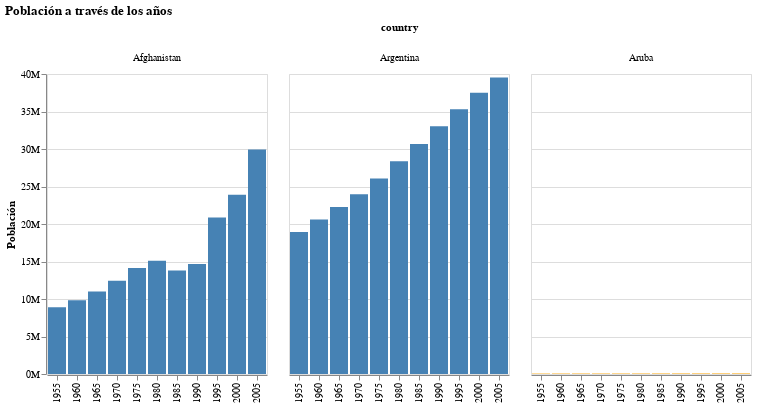

The notebook cell this image was saved under:
### Markdown cell above
## Ejemplo 2

### Code cell
slider_pob = alt.binding_range(min=100_000, max=50_000_000, step = 100_000, name = 'slider de poblacion')
poblacion_param = alt.param(name = 'Poblacion', value = 400_000, bind=slider_pob)

ejemplo_2 = alt.Chart(data[:33]).mark_bar().encode(
    x = alt.X('year:O', title=''),
    y = alt.Y('pop:Q', title='Población', axis = alt.Axis(format = "s")),
    color = alt.condition(
        predicate=alt.datum.pop > poblacion_param,
        if_true=alt.value("steelblue"),
        if_false=alt.value("orange")
    ),
    column = alt.Column("country")
).properties(
    title = 'Población a través de los años'
).add_params(poblacion_param)

ejemplo_2

### Figure 1 — Vega-Lite specification as saved in the notebook (floating-point values rounded to 4 significant figures)
{"config": {"view": {"continuousWidth": 300, "continuousHeight": 300}}, "data": {"name": "data-35ff20734554101de9412929fdedbfa8"}, "mark": {"type": "bar"}, "encoding": {"color": {"condition": {"test": "(datum.pop > Poblacion)", "value": "steelblue"}, "value": "orange"}, "column": {"field": "country", "type": "nominal"}, "x": {"field": "year", "title": "", "type": "ordinal"}, "y": {"axis": {"format": "s"}, "field": "pop", "title": "Población", "type": "quantitative"}}, "params": [{"name": "Poblacion", "bind": {"input": "range", "max": 50000000, "min": 100000, "name": "slider de poblacion", "step": 100000}, "value": 400000}], "title": "Población a través de los años", "$schema": "https://vega.github.io/schema/vega-lite/v5.20.1.json", "datasets": {"data-35ff20734554101de9412929fdedbfa8": [{"year": 1955, "country": "Afghanistan", "cluster": 0, "pop": 8891209, "life_expect": 30.33, "fertility": 7.7}, {"year": 1960, "country": "Afghanistan", "cluster": 0, "pop": 9829450, "life_expect": 32.0, "fertility": 7.7}, {"year": 1965, "country": "Afghanistan", "cluster": 0, "pop": 10997885, "life_expect": 34.02, "fertility": 7.7}, {"year": 1970, "country": "Afghanistan", "cluster": 0, "pop": 12430623, "life_expect": 36.09, "fertility": 7.7}, {"year": 1975, "country": "Afghanistan", "cluster": 0, "pop": 14132019, "life_expect": 38.44, "fertility": 7.7}, {"year": 1980, "country": "Afghanistan", "cluster": 0, "pop": 15112149, "life_expect": 39.85, "fertility": 7.8}, {"year": 1985, "country": "Afghanistan", "cluster": 0, "pop": 13796928, "life_expect": 40.82, "fertility": 7.9}, {"year": 1990, "country": "Afghanistan", "cluster": 0, "pop": 14669339, "life_expect": 41.67, "fertility": 8.0}, {"year": 1995, "country": "Afghanistan", "cluster": 0, "pop": 20881480, "life_expect": 41.76, "fertility": 8.0}, {"year": 2000, "country": "Afghanistan", "cluster": 0, "pop": 23898198, "life_expect": 42.13, "fertility": 7.479}, {"year": 2005, "country": "Afghanistan", "cluster": 0, "pop": 29928987, "life_expect": 43.83, "fertility": 7.069}, {"year": 1955, "country": "Argentina", "cluster": 3, "pop": 18927821, "life_expect": 64.4, "fertility": 3.127}, {"year": 1960, "country": "Argentina", "cluster": 3, "pop": 20616009, "life_expect": 65.14, "fertility": 3.09}, {"year": 1965, "country": "Argentina", "cluster": 3, "pop": 22283100, "life_expect": 65.63, "fertility": 3.049}, {"year": 1970, "country": "Argentina", "cluster": 3, "pop": 23962313, "life_expect": 67.06, "fertility": 3.146}, {"year": 1975, "country": "Argentina", "cluster": 3, "pop": 26081880, "life_expect": 68.48, "fertility": 3.44}, {"year": 1980, "country": "Argentina", "cluster": 3, "pop": 28369799, "life_expect": 69.94, "fertility": 3.15}, {"year": 1985, "country": "Argentina", "cluster": 3, "pop": 30675059, "life_expect": 70.77, "fertility": 3.053}, {"year": 1990, "country": "Argentina", "cluster": 3, "pop": 33022202, "life_expect": 71.87, "fertility": 2.9}, {"year": 1995, "country": "Argentina", "cluster": 3, "pop": 35311049, "life_expect": 73.28, "fertility": 2.63}, {"year": 2000, "country": "Argentina", "cluster": 3, "pop": 37497728, "life_expect": 74.34, "fertility": 2.35}, {"year": 2005, "country": "Argentina", "cluster": 3, "pop": 39537943, "life_expect": 75.32, "fertility": 2.254}, {"year": 1955, "country": "Aruba", "cluster": 3, "pop": 53865, "life_expect": 64.38, "fertility": 5.15}, {"year": 1960, "country": "Aruba", "cluster": 3, "pop": 57203, "life_expect": 66.61, "fertility": 4.399}, {"year": 1965, "country": "Aruba", "cluster": 3, "pop": 59020, "life_expect": 68.34, "fertility": 3.301}, {"year": 1970, "country": "Aruba", "cluster": 3, "pop": 59039, "life_expect": 70.94, "fertility": 2.651}, {"year": 1975, "country": "Aruba", "cluster": 3, "pop": 59390, "life_expect": 71.83, "fertility": 2.45}, {"year": 1980, "country": "Aruba", "cluster": 3, "pop": 60266, "life_expect": 74.12, "fertility": 2.358}, {"year": 1985, "country": "Aruba", "cluster": 3, "pop": 64129, "life_expect": 74.49, "fertility": 2.3}, {"year": 1990, "country": "Aruba", "cluster": 3, "pop": 66653, "life_expect": 74.11, "fertility": 2.28}, {"year": 1995, "country": "Aruba", "cluster": 3, "pop": 67836, "life_expect": 73.01, "fertility": 2.208}, {"year": 2000, "country": "Aruba", "cluster": 3, "pop": 69539, "life_expect": 73.45, "fertility": 2.124}, {"year": 2005, "country": "Aruba", "cluster": 3, "pop": 71566, "life_expect": 74.24, "fertility": 2.04}]}}
